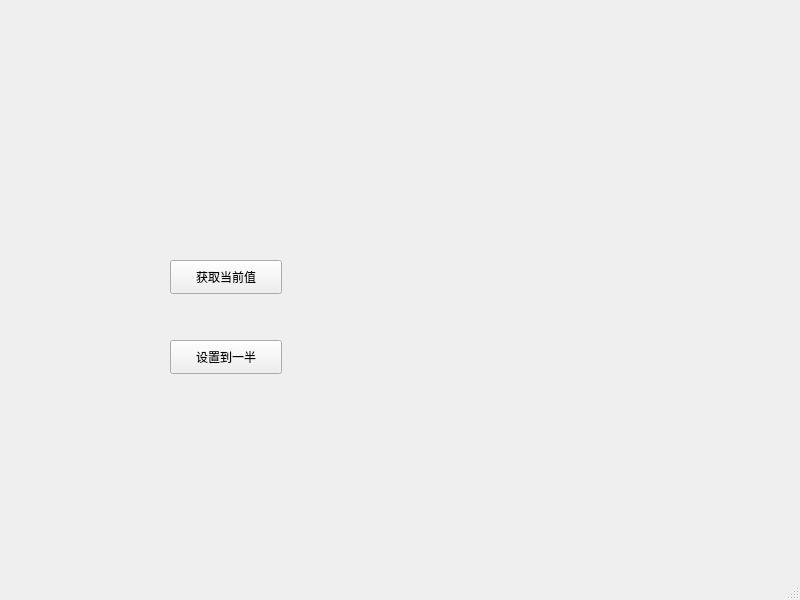
<?xml version="1.0" encoding="UTF-8"?>
<ui version="4.0">
 <class>MainWindow</class>
 <widget class="QMainWindow" name="MainWindow">
  <property name="geometry">
   <rect>
    <x>0</x>
    <y>0</y>
    <width>800</width>
    <height>600</height>
   </rect>
  </property>
  <property name="windowTitle">
   <string>MainWindow</string>
  </property>
  <widget class="QWidget" name="centralwidget">
   <widget class="SmallWidget" name="widget" native="true">
    <property name="geometry">
     <rect>
      <x>50</x>
      <y>100</y>
      <width>231</width>
      <height>80</height>
     </rect>
    </property>
   </widget>
   <widget class="QPushButton" name="btn_get">
    <property name="geometry">
     <rect>
      <x>170</x>
      <y>260</y>
      <width>112</width>
      <height>34</height>
     </rect>
    </property>
    <property name="text">
     <string>获取当前值</string>
    </property>
   </widget>
   <widget class="QPushButton" name="btn_set_half">
    <property name="geometry">
     <rect>
      <x>170</x>
      <y>340</y>
      <width>112</width>
      <height>34</height>
     </rect>
    </property>
    <property name="text">
     <string>设置到一半</string>
    </property>
   </widget>
  </widget>
  <widget class="QMenuBar" name="menubar">
   <property name="geometry">
    <rect>
     <x>0</x>
     <y>0</y>
     <width>800</width>
     <height>29</height>
    </rect>
   </property>
  </widget>
  <widget class="QStatusBar" name="statusbar"/>
 </widget>
 <customwidgets>
  <customwidget>
   <class>SmallWidget</class>
   <extends>QWidget</extends>
   <header>smallwidget.h</header>
   <container>1</container>
  </customwidget>
 </customwidgets>
 <resources/>
 <connections/>
</ui>
